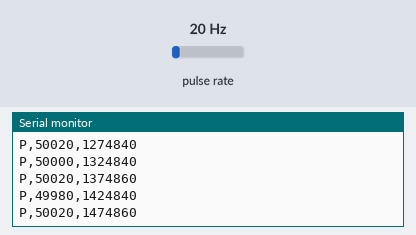
A sketch run on a simulated Arduino Uno, built with avr-gcc and run on an emulated ATmega328P. Shown: the last lines printed to the serial monitor. Wiring (inferred from the names in the program): pulse sensor: data pin 2. Inputs (shaded band) come from the test bench; at power-on: pulse rate 20 Hz. The modem accepts every AT command (registered, SIM ready, sends succeed) and sends nothing else.

Above: at 1.5 s.
1.6 s: pulse rate (sensor on pin 2) set to 4 Hz
At 1.91 s:
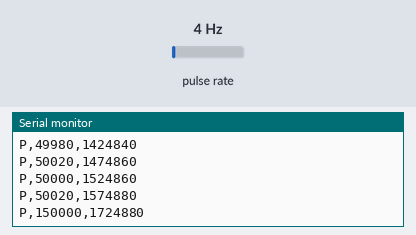
3.1 s: pulse rate (sensor on pin 2) set to 50 Hz
At 3.1 s:
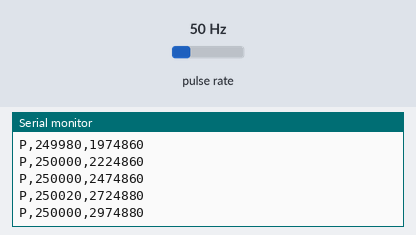
Timing chart, 0 to 6.1 s (numbered marks = the images above; inputs shaded):
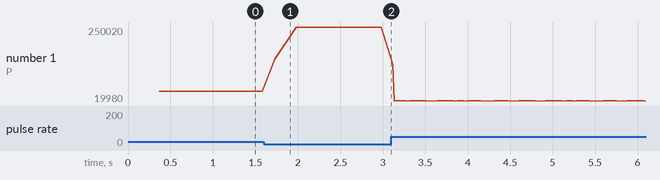

Measured:
- after the input at 1.6 s, the serial monitor: prints a new line after 0.13 s (image 1)
- plotted number 1: 50020 → 250000 after the input at 1.6 s, 250000 → 20000 after the input at 3.1 s

The sketch:

OpenRowerArduino.ino
```cpp
/*
 * OpenRowerArduino
 *
 * Reads a hall effect sensor on a rowing machine flywheel (3 magnets at 120°)
 * and transmits pulse timing data via Bluetooth serial or USB serial to the
 * OpenRower app.
 *
 * Pin configuration (change constants below to match your wiring):
 *   PIN_BT_RX  - Arduino RX from BT module TX (default: 11)
 *   PIN_BT_TX  - Arduino TX to BT module RX   (default: 10)
 *   PIN_HALL   - Hall sensor signal input      (default: 2, must support interrupt)
 *   BT_BAUD    - Serial baud rate              (default: 38400)
 *
 * Protocol (sent to Android app via BT or USB serial):
 *   Each hall sensor pulse triggers one line:
 *     P,<interval_us>,<timestamp_us>\n
 *   where <interval_us> is µs since the previous pulse (hardware-measured),
 *   and <timestamp_us> is the Arduino micros() value at the moment the pulse
 *   was captured.  The Android app uses the timestamp to compute angular
 *   acceleration (alpha) from hardware time rather than BLE arrival time,
 *   eliminating jitter-induced spikes in the force curve.
 *   The first pulse after power-on is skipped (no reference interval).
 *
 * Heartbeat line sent every HEARTBEAT_INTERVAL_MS when no pulses occur:
 *     H\n
 *
 * ── Output flags ─────────────────────────────────────────────────────────────
 * BT_ENABLED and USB_SERIAL_ENABLED are independent and can both be 1 at the
 * same time — the Arduino will then transmit to both the BT05/HM-10 module
 * and the hardware UART (USB OTG cable) simultaneously.
 *
 *   BT_ENABLED = 1       → initialise SoftwareSerial and the BT05/HM-10 module
 *   USB_SERIAL_ENABLED=1 → initialise hardware Serial at the same baud rate
 *
 * Set either flag to 0 to skip that interface (saves code/RAM if not wired).
 *
 * ── Test mode ────────────────────────────────────────────────────────────────
 * Set TEST_MODE to 1 to generate synthetic hall-sensor pulses instead of
 * reading the real sensor.  The simulated flywheel runs at 1000–1300 RPM with
 * a bell-shaped drive/recovery profile at 24 spm, matching FakeDataSource.kt.
 * Useful for end-to-end validation of the pipeline without a physical rowing
 * machine.  Set to 0 for production.
 */

#define BT_ENABLED          1 // 1 = use BT05/HM-10 SoftwareSerial module
#define USB_SERIAL_ENABLED  1 // 1 = also use hardware UART (USB OTG cable)
#define TEST_MODE           0 // 1 = synthetic pulses, 0 = real hall sensor

#if BT_ENABLED
  #include <SoftwareSerial.h>
#endif
#include <math.h>

// ── Pin configuration ────────────────────────────────────────────────────────
const int  PIN_BT_RX = 11;   // Arduino pin connected to BT module TX
const int  PIN_BT_TX = 10;   // Arduino pin connected to BT module RX
const int  PIN_HALL  = 2;    // Hall sensor input (must be INT0 or INT1)
const long BT_BAUD   = 38400;

// ── Timing ───────────────────────────────────────────────────────────────────
const unsigned long HEARTBEAT_INTERVAL_MS = 500;
const unsigned long DEBOUNCE_US           = 1000;

// ── Test-mode stroke parameters (mirror FakeDataSource.kt) ───────────────────
#if TEST_MODE
const float  TM_BASE_RPM        = 1000.0f; // flywheel RPM at catch / finish
const float  TM_PEAK_RPM        = 1300.0f; // flywheel RPM at end of drive
const float  TM_STROKE_RATE_SPM = 24.0f;   // strokes per minute
const float  TM_DRIVE_FRACTION  = 0.35f;   // fraction of stroke period = drive
const int    TM_MAGNETS         = 3;       // magnets on flywheel

// Derived constants
const unsigned long TM_STROKE_PERIOD_US =
    (unsigned long)(60.0e6f / TM_STROKE_RATE_SPM);      // µs per full stroke
const unsigned long TM_DRIVE_US =
    (unsigned long)(TM_STROKE_PERIOD_US * TM_DRIVE_FRACTION);
const unsigned long TM_RECOVERY_US = TM_STROKE_PERIOD_US - TM_DRIVE_US;
#endif

// ── Globals ──────────────────────────────────────────────────────────────────
#if BT_ENABLED
SoftwareSerial btSerial(PIN_BT_RX, PIN_BT_TX);
#endif

#if TEST_MODE == 0
volatile unsigned long lastPulseTime = 0;
volatile unsigned long pulseInterval = 0;
volatile unsigned long pulseTimestamp = 0;  // micros() at pulse capture
volatile bool          newPulse      = false;
volatile bool          firstPulse    = true;
#endif

unsigned long lastHeartbeat  = 0;
unsigned long runningTimestamp = 0;  // synthetic timestamp for TEST_MODE

// ── ISR (real sensor only) ───────────────────────────────────────────────────
#if TEST_MODE == 0
void hallISR() {
  unsigned long now = micros();

  if (firstPulse) {
    lastPulseTime = now;
    firstPulse    = false;
    return;
  }

  unsigned long interval = now - lastPulseTime;
  if (interval < DEBOUNCE_US) return;

  lastPulseTime  = now;
  pulseInterval  = interval;
  pulseTimestamp = now;
  newPulse       = true;
}
#endif

// ── BT05 baud initialisation ─────────────────────────────────────────────────
//
// The BT05 (HM-10 clone) remembers its baud rate across power cycles.
// On every boot we send AT+BAUD6 (= 38400) at the factory default (9600) first,
// then switch to BT_BAUD.  Two cases:
//
//   Module is at 9600 (factory / first run):
//     → receives AT+BAUD6, switches immediately, we then open at 38400. ✓
//
//   Module is already at 38400 (subsequent runs):
//     → AT+BAUD6 sent at 9600 arrives as garbage, module ignores it,
//       stays at 38400, we open at 38400. ✓
//
// Either way the module is at 38400 after this function returns.
#if BT_ENABLED
static void initBtBaud() {
  btSerial.begin(9600);
  delay(100);
  btSerial.print("AT+BAUD6\r\n");   // BT05/HM-10: BAUD6 = 38400
  delay(200);                   // module needs ~100 ms to switch and settle
  btSerial.end();
  btSerial.begin(BT_BAUD);
  delay(50);
}
#endif

// ── Setup ────────────────────────────────────────────────────────────────────
void setup() {
#if TEST_MODE == 0
  pinMode(PIN_HALL, INPUT_PULLUP);
  attachInterrupt(digitalPinToInterrupt(PIN_HALL), hallISR, FALLING);
#endif

#if BT_ENABLED
  initBtBaud();
#endif
#if USB_SERIAL_ENABLED
  Serial.begin(BT_BAUD);
#endif
}

// ── Helpers ──────────────────────────────────────────────────────────────────

// Write a pre-formatted string to every enabled output interface.
static void outputPrint(const char* s) {
#if BT_ENABLED
  btSerial.print(s);
#endif
#if USB_SERIAL_ENABLED
  Serial.print(s);
#endif
}

static void sendPulse(unsigned long intervalUs, unsigned long timestampUs) {
  char buf[48];
  snprintf(buf, sizeof(buf), "P,%lu,%lu\n", intervalUs, timestampUs);
  outputPrint(buf);
  lastHeartbeat = millis();
}

// ── Test-mode pulse generator ─────────────────────────────────────────────────
#if TEST_MODE
/*
 * Emits one full stroke worth of synthetic pulses, blocking until done.
 * Drive:    ω rises from BASE_RPM → PEAK_RPM via cosine ramp → bell-shaped α
 * Recovery: ω falls from PEAK_RPM → BASE_RPM via cosine decay
 */
static void emitTestPhase(unsigned long durationUs, float rpmFrom, float rpmTo, bool isDrive) {
  // Use micros()-anchored scheduling: compute the absolute deadline for each pulse
  // so that serial TX time does not accumulate into the next interval.
  unsigned long phaseStart    = micros();
  unsigned long nextPulseTime = phaseStart;
  unsigned long elapsed       = 0;

  while (elapsed < durationUs) {
    float progress = (float)elapsed / (float)durationUs;
    if (progress > 1.0f) progress = 1.0f;

    float rpm = isDrive
      ? rpmFrom + (rpmTo - rpmFrom) * (1.0f - cosf(M_PI * progress)) / 2.0f
      : rpmTo   + (rpmFrom - rpmTo) * (1.0f + cosf(M_PI * progress)) / 2.0f;
    if (rpm < 10.0f) rpm = 10.0f;

    unsigned long intervalUs = (unsigned long)(60.0e6f / (rpm * TM_MAGNETS));

    // Schedule next pulse relative to current deadline, not wall time after TX
    nextPulseTime += intervalUs;
    runningTimestamp += intervalUs;
    sendPulse(intervalUs, runningTimestamp);

    // Busy-wait until the scheduled time — absorbs serial TX latency exactly
    while ((long)(micros() - nextPulseTime) < 0) { /* spin */ }

    elapsed = micros() - phaseStart;
  }
}

static void emitTestStroke() {
  emitTestPhase(TM_DRIVE_US,    TM_BASE_RPM, TM_PEAK_RPM, true);
  emitTestPhase(TM_RECOVERY_US, TM_PEAK_RPM, TM_BASE_RPM, false);
}
#endif

// ── Loop ─────────────────────────────────────────────────────────────────────
void loop() {
#if TEST_MODE
  emitTestStroke();
#else
  // Transmit a captured pulse interval
  if (newPulse) {
    unsigned long interval, timestamp;
    noInterrupts();
    interval  = pulseInterval;
    timestamp = pulseTimestamp;
    newPulse  = false;
    interrupts();

    sendPulse(interval, timestamp);
  }

  // Periodic heartbeat so the app knows the connection is alive
  unsigned long now = millis();
  if (now - lastHeartbeat >= HEARTBEAT_INTERVAL_MS) {
    outputPrint("H\n");
    lastHeartbeat = now;
  }
#endif
}
```
